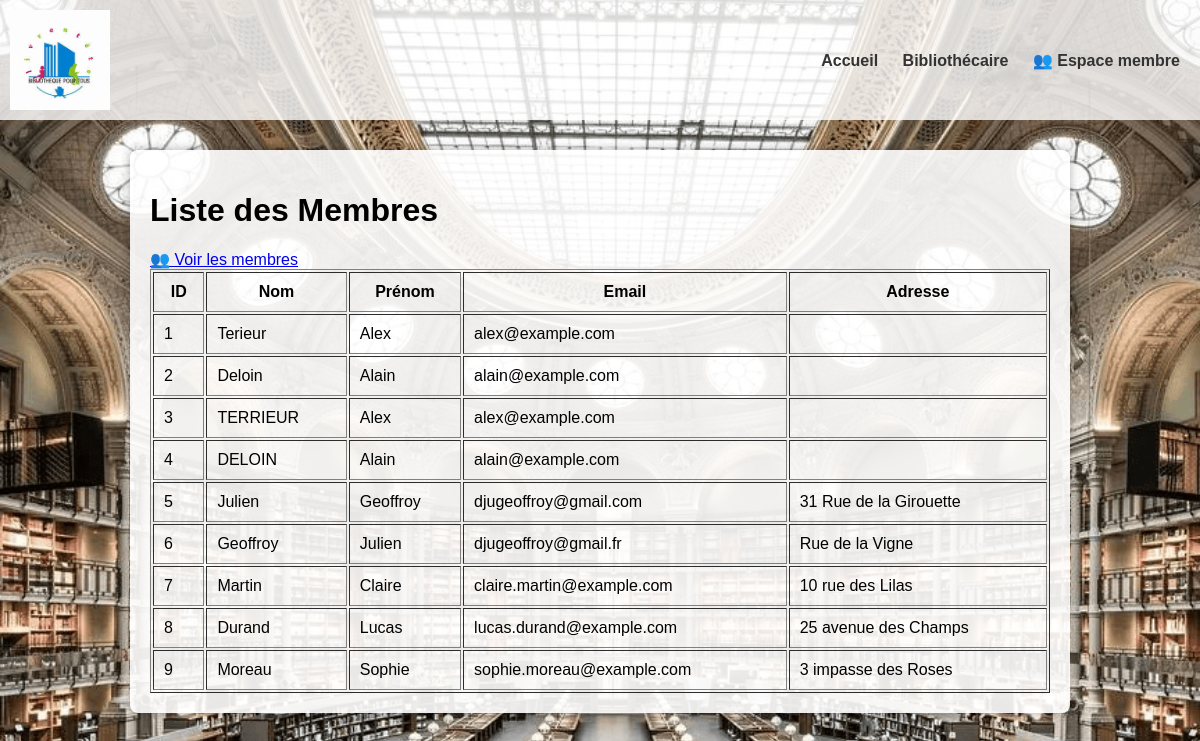
Before: /membre/membres/ with the older database file.
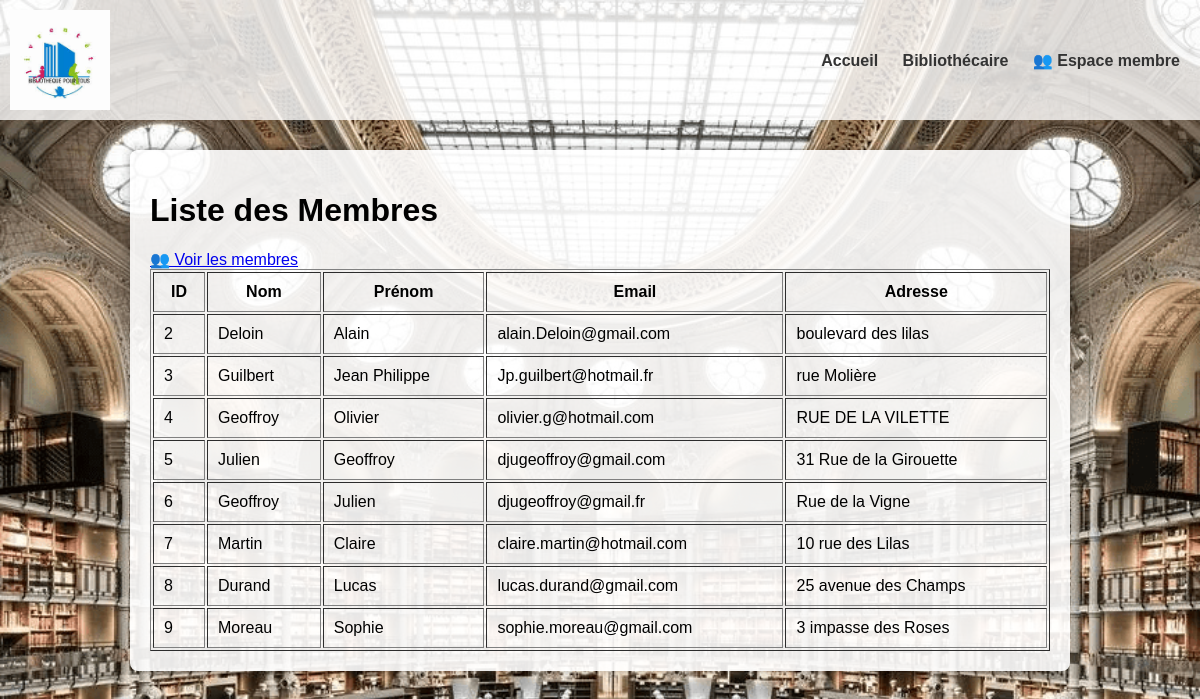
After: the same page with the newer database file.
### gestion_bibliothecaire/models.py (models this page shows, shortened)
class Emprunteur(models.Model):
    nom = models.CharField(max_length=100)
    prenom = models.CharField(max_length=100)
    adresse = models.TextField(max_length=255, blank=True)
    email = models.EmailField()
    telephone = models.CharField(max_length=20)
    bloque = models.BooleanField(default=False)

### consultation_membre/views.py (the view)
# urls.py: path('membres/', views.liste_membres, name='liste_membres'),
def liste_membres(request):
   membres = Emprunteur.objects.all()
   return render(request, 'consultation_membre/liste_membres.html', {'membres': membres})

### consultation_membre/templates/consultation_membre/liste_membres.html (shortened to what this page needs)
<!DOCTYPE html>
<html lang="en">
<head>
</head>
<body>
{% extends 'base.html' %}
{% block content %}
<h1>Liste des Membres</h1>
<a href="{% url 'liste_membres' %}" class="btn-orange">👥 Voir les membres</a>
<table border="1" cellpadding="10" style="width:100%;">
    <thead>
        <tr>
            <th>ID</th>
            <th>Nom</th>
            <th>Prénom</th>
            <th>Email</th>
            <th>Adresse</th>
        </tr>
    </thead>
    <tbody>
        {% for membre in membres %}
        <tr>
            <td>{{ membre.id }}</td>
            <td>{{ membre.nom }}</td>
            <td>{{ membre.prenom }}</td>
            <td>{{ membre.email }}</td>
            <td>{{ membre.adresse }}</td>
        </tr>
        {% empty %}
        <tr>
            <td colspan="5">Aucun membre trouvé.</td>
        </tr>
        {% endfor %}
    </tbody>
</table>
{% endblock %}

Changed rows visible on the page:
removed Emprunteur: id "1", nom "Terieur", prenom "Alex", email "alex@example.com"
changed Emprunteur "Deloin": email "alain@example.com" → "alain.Deloin@gmail.com"; adresse (not shown) → "boulevard des lilas"
changed Emprunteur id 3: nom "TERRIEUR" → "Guilbert"; prenom "Alex" → "Jean Philippe"; email "alex@example.com" → "Jp.guilbert@hotmail.fr"; adresse (not shown) → "rue Molière"
changed Emprunteur id 4: nom "DELOIN" → "Geoffroy"; prenom "Alain" → "Olivier"; email "alain@example.com" → "olivier.g@hotmail.com"; adresse (not shown) → "RUE DE LA VILETTE"
changed Emprunteur "Martin": email "claire.martin@example.com" → "claire.martin@hotmail.com"
changed Emprunteur "Durand": email "lucas.durand@example.com" → "lucas.durand@gmail.com"
changed Emprunteur "Moreau": email "sophie.moreau@example.com" → "sophie.moreau@gmail.com"
